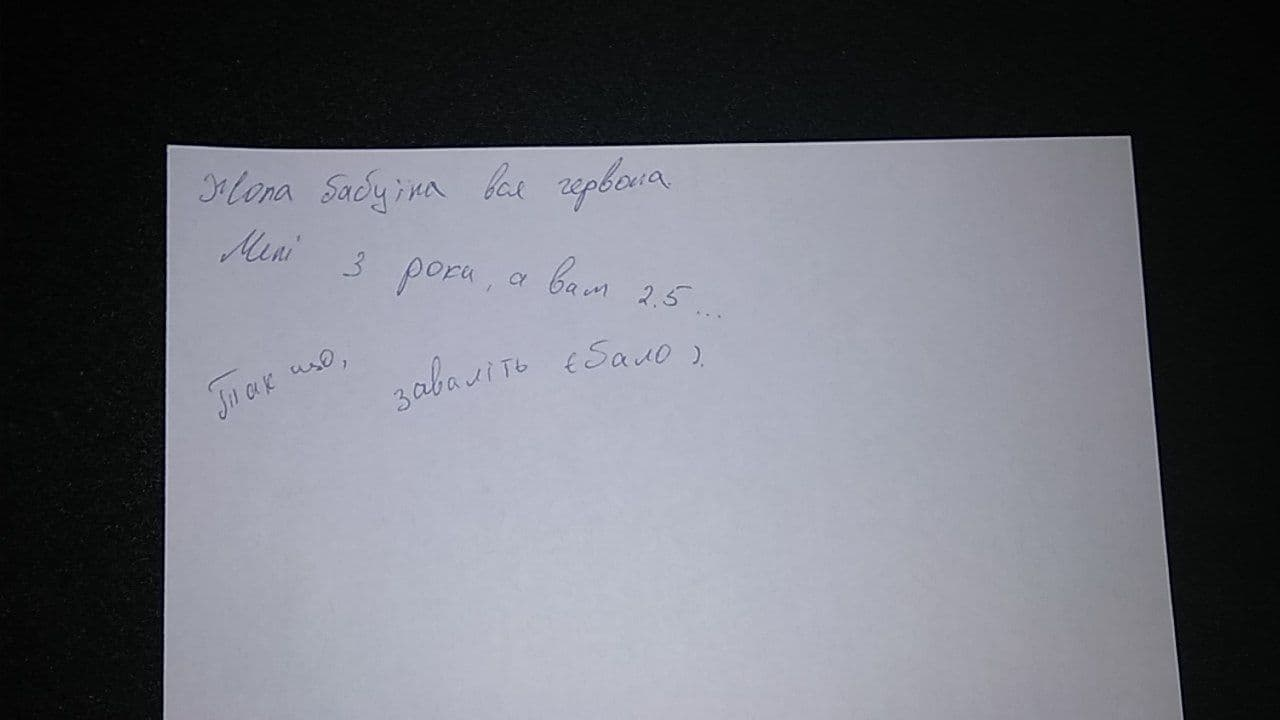
#> input picture test1.jpg, 1280 x 720 px
$ python -i RetouchNSplitImg.py   (imports and definitions only)
#> lines starting #> are read from the running program, lines starting #| are printed output that depends on the picture; after the words box and inside, x2 and y2 are one past the last pixel; in counts of white or black regions, pixels touching at a corner belong together
import cv2
import numpy as np
from PIL import Image
from PIL import ImageEnhance
import math


class RetouchNSplitImg:
    def __init__(self, img_name):
        self.img_name = img_name

    def sort_cnts(self, save_prefix, cnts, image):
        sorted_cnts = []
        if save_prefix == "r":
            sorted_cnts = sorted(cnts, key=lambda ctr: cv2.boundingRect(ctr)[1])
        else:
            if save_prefix == "w" or save_prefix == "s":
                sorted_cnts = sorted(cnts, key=lambda ctr: cv2.boundingRect(ctr)[0])
                ind = 0
                help_arr = []
                coef = 1.8
                if save_prefix == "s":
                    coef = 1.5
                for el in sorted_cnts:
                    if cv2.boundingRect(el)[1] > (np.size(image, 0)) / coef:
                        help_arr.append(ind)
                    ind += 1
                for i in range(len(help_arr)):
                    help_el = sorted_cnts.pop(help_arr[i] - i)
                    sorted_cnts.append(help_el)
            else:
                return cnts
        return sorted_cnts

    def divide_to(self, to_height, to_side, parent_name, save_prefix, is_symbol):
        image = Image.open(parent_name)
        image = np.array(image)
        parent_name = "img/.jpg" if parent_name == 'img/res2.jpg' else parent_name
        gray = cv2.cvtColor(image, cv2.COLOR_BGR2GRAY)
        ret, thresh = cv2.threshold(gray, 50, 255, cv2.THRESH_BINARY_INV)

        # розділяємо на контури
        kernel = np.ones((to_height, to_side), np.uint8)
        img_dilation = cv2.dilate(thresh, kernel, iterations=1)
        # cv2.imshow('dilated', img_dilation)
        # cv2.waitKey(0)

        # знайти і відсортувати контури
        cnts, hier = cv2.findContours(img_dilation.copy(), cv2.RETR_EXTERNAL, cv2.CHAIN_APPROX_SIMPLE)

        sorted_cnts = self.sort_cnts(save_prefix, cnts, image)
        row_counter = 0
        for i, ctr in enumerate(sorted_cnts):
            x, y, w, h = cv2.boundingRect(ctr)
            if (w > 10 and 10 < h) or is_symbol:
                if save_prefix == "s" and 2.6 * h < w:
                    part = int(w / h)
                    for a in range(part):
                        roi = image[y:y + h, x + math.ceil((w / part) * a):x + math.ceil((w / part) * (a + 1))]
                        roi = cv2.resize(roi, (28, 28))
                        if self.is_trash(cv2.cvtColor(roi, cv2.COLOR_BGR2GRAY)):
                            name = str(parent_name.rpartition('.')[0]) + str(save_prefix) + '{}.jpg'.format(row_counter)
                            cv2.imwrite(name, roi)
                            row_counter += 1
                else:
                    roi = image[y:y + h, x:x + w]
                    if h > 0.05 * len(image) and w > 0.05 * len(image):
                        if is_symbol:
                            roi = cv2.resize(roi, (28, 28))
                        if save_prefix in "r":
                            roi = cv2.resize(roi, (int(w*(400/h)), 400))
                        name = str(parent_name.rpartition('.')[0]) + str(save_prefix) + '{}.jpg'.format(row_counter)
                        if save_prefix == "t":
                            name = str(parent_name.rpartition('.')[0]) + '.jpg'
                            im = Image.fromarray(np.uint8(roi))
                            im.save(name, "JPEG")
                            row_counter += 1
                        else:
                            if self.is_trash(cv2.cvtColor(roi, cv2.COLOR_BGR2GRAY)):
                                cv2.imwrite(name, roi)
                                row_counter += 1
        return row_counter

    def find_all_contour(self, img_name):
        self.white_black(img_name, "img/res2.jpg", 0.85)
        img = Image.open("img/res2.jpg")
        img = np.array(img)
        img = cv2.cvtColor(img, cv2.COLOR_BGR2GRAY)
        blur = cv2.blur(img, (3, 3))
        ret, thresh = cv2.threshold(blur, 50, 255, cv2.THRESH_BINARY)
        contours, hierarchy = cv2.findContours(thresh, cv2.RETR_EXTERNAL, cv2.CHAIN_APPROX_SIMPLE)
        hull = []

        # рахуємо довжину кожного контуру
        for i in range(len(contours)):
            hull.append(cv2.convexHull(contours[i], False))

        drawing = np.zeros((thresh.shape[0], thresh.shape[1], 3), np.uint8)
        canvas = np.ones((img.shape[0], img.shape[1], 3), np.uint8) * 100

        for i in range(len(contours)):
            color_contours = (0, 255, 0)
            cv2.drawContours(drawing, contours, i, color_contours, 1, 8, hierarchy)

        # [5 lines of commented-out code are left out]
        return contours, canvas

    def rotate_n_perspective_img(self, rotrect, box, page, img_start):
        (x1, y1), (x2, y2), angle = rotrect
        if angle > 45:
            (x2, y2) = (y2, x2)
        box1 = [[0, 0], [0, y2], [x2, y2], [x2, 0]]
        box1 = self.forvard_back(box1)
        box = np.array(box, np.float32)
        box1 = np.array(box1, np.float32)
        page = self.aprox_in_array(self.find_near(page,  box), page)
        page =self.rotate_arr_page(page, [x2, 0])
        page = np.array(page, np.float32)
        matrix = cv2.getPerspectiveTransform(page, box1)
        result = cv2.warpPerspective(img_start, matrix, (int(x2), int(y2)))

        #cv2.imshow('img transform', result)
        cv2.imwrite("img/res.jpg", result)
        #cv2.waitKey(0)

    def rotate_arr_page(self, page, corner):
        min_len = 100000000
        index = 0
        for i in range(len(page)):
            if min_len > self.distance_to_point(page[i][0], page[i][1], corner[0], corner[1]):
                min_len = self.distance_to_point(page[i][0], page[i][1], corner[0], corner[1])
                index = i
        arr2 = []
        for el in page[index:4]:
            arr2.append(el)
        for el in page[0:index]:
            arr2.append(el)
        return arr2

    def how_transform(self, contours, canvas):
        font = cv2.FONT_HERSHEY_COMPLEX
        page = []
        rotrect = cv2.minAreaRect(contours[0])
        for cnt in contours:
            if cv2.arcLength(cnt, True) > 1000:
                approx = cv2.approxPolyDP(cnt, 0.012 * cv2.arcLength(cnt, True), True)
                cv2.drawContours(canvas, [approx], 0, (0, 0, 255), 5)
                n = approx.ravel()
                i = 0
                for j in n:
                    if i % 2 == 0:
                        help_arr = [n[i], n[i + 1]]
                        page.append(help_arr)
                        x = n[i]
                        y = n[i + 1]
                        string = str(x) + " " + str(y)
                        cv2.putText(canvas, string, (x, y), font, 0.5, (0, 255, 0))
                    i = i + 1
                rotrect = cv2.minAreaRect(cnt)

        # Зображення отриманого квадрату для тексту
        box = cv2.boxPoints(rotrect)
        box = np.int0(box)
        cv2.drawContours(canvas, [box], 0, (0, 255, 255), 2)
        #cv2.imshow('box', canvas)
        #cv2.waitKey(0)
        return rotrect, box, page

    def transform_img(self, img_name):
        img_start = Image.open(img_name)
        img_start = np.array(img_start)
       # cv2.imshow('img1', img_start)
        #cv2.waitKey(0)

        # Знаходимо контур листка
        contours, canvas = self.find_all_contour(img_name)

        # Проходимо всі контури та визначаємо матриці трансформації
        rotrect, box, page = self.how_transform(contours, canvas)

        # матриця переходу і трансформація
        self.rotate_n_perspective_img(rotrect, box, page, img_start)

    def brightness_n_bw_img(self):
        image = Image.open("img/res.jpg")

        # Збільшення яскравості на 20%
        new_image = ImageEnhance.Contrast(image).enhance(1.0)
        result = np.array(new_image)
        cv2.imwrite("img/res.jpg", result)

        # перетворення в чб варіант та його читання
        self.white_black("img/res.jpg", "img/res2.jpg", 0.65)
        result = Image.open("img/res2.jpg")
        result = np.array(result)
        #cv2.imshow('bw-result', result)
        #cv2.waitKey(0)
        return result

    def normalize_color_of_img(self, img_name):
        img = Image.open(img_name)
        img = np.array(img)
        img = cv2.cvtColor(img, cv2.COLOR_BGR2GRAY)
        blur = cv2.blur(img, (40, 40))
        blur = cv2.bitwise_not(blur)
        blur = np.array(blur) * 0.8
        img = self.calc_sum_color_rgb(img, blur, 0.6)
        img = cv2.cvtColor(img, cv2.COLOR_GRAY2RGB)
        cv2.imwrite("img/res.jpg", img)
       # cv2.imshow('blur', img)
       # cv2.waitKey(0)

    def calc_sum_color_rgb(self, img1, img2, black_range):
        for i in range(len(img1)):
            for j in range(len(img1[i])):
                help_color = np.copy(img1[i][j])
                if img1[i][j] >= (black_range * 255):
                    help_div = img1[i, j] + img2[i, j]
                    if help_div > 255:
                        help_div = 255
                    img1[i, j] = help_div
                else:
                    help_div = img1[i, j] + img2[i, j] * ((img1[i, j]) / (black_range * 255))
                    if help_div > 255:
                        help_div = 255
                    img1[i, j] = help_div
        return img1

    def outline_line_on_img(self, result, name):
        # читання в чб форматі і інверсія (для підсилення кольорів)
        result = 255-result
        ret, thresh = cv2.threshold(result, 50, 255, cv2.THRESH_BINARY_INV)

        # dilation
        kernel = np.ones((1, 1), np.uint8)
        img_dilation = cv2.dilate(thresh, kernel, iterations=1)
        img_dilation = 255-img_dilation
        cv2.imwrite(name, img_dilation)

    def test_img(self):
        # Вирівнювання кольору працює доволі довго :'(
        self.normalize_color_of_img(self.img_name)
#> in normalize_color_of_img, img is the input picture: PIL image 1280x720 RGB; mean R, G, B 105.8, 107.6, 115.6

        # Стандартизація зображення
        self.transform_img("img/res.jpg")
#> in find_all_contour, `contours, hierarchy = cv2.findContours(thresh, cv2.RETR_EXTERNAL, cv2...`: contours = 1 contour; box (x1, y1, x2, y2) and area: (162, 135, 1184, 720) 571620
#> the loop in find_all_contour, `for i in range(len(contours)):` made 1 pass
#> after the loop in find_all_contour, `for i in range(len(contours)):`: hull = 1 contour; box (x1, y1, x2, y2) and area: (162, 135, 1184, 720) 576138
#> the loop in find_all_contour, `for i in range(len(contours)):` made 1 pass
#> color_contours on pass 1: (0, 255, 0)
#> after the loop in find_all_contour, `for i in range(len(contours)):`:
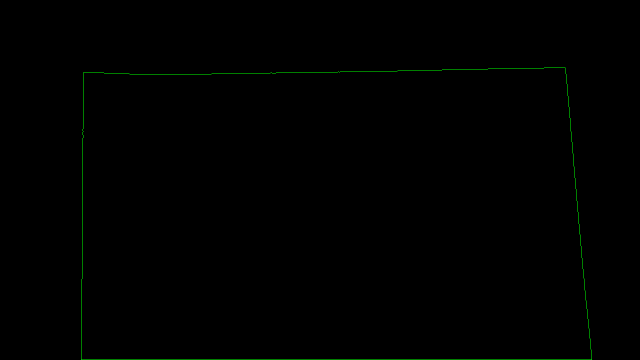
#> drawing: shape (720, 1280, 3) (shown at 1/2 size); mean of channels 0, 1, 2 0, 0.9, 0; drawn as R, G, B
#> in how_transform, `font = cv2.FONT_HERSHEY_COMPLEX`: font = 3
#> in how_transform, `rotrect = cv2.minAreaRect(contours[0])`: rotrect = ((672.5, 427), (584, 1021), -90)
#> the loop in how_transform, `for cnt in contours:` made 1 pass
#> (n, rotrect) on pass 1: ([1131, 136, 167, 144, 162, 719, 1183, 719], ((672.5, 427), (584, 1021), -90))
#> after the loop in how_transform, `for cnt in contours:`:
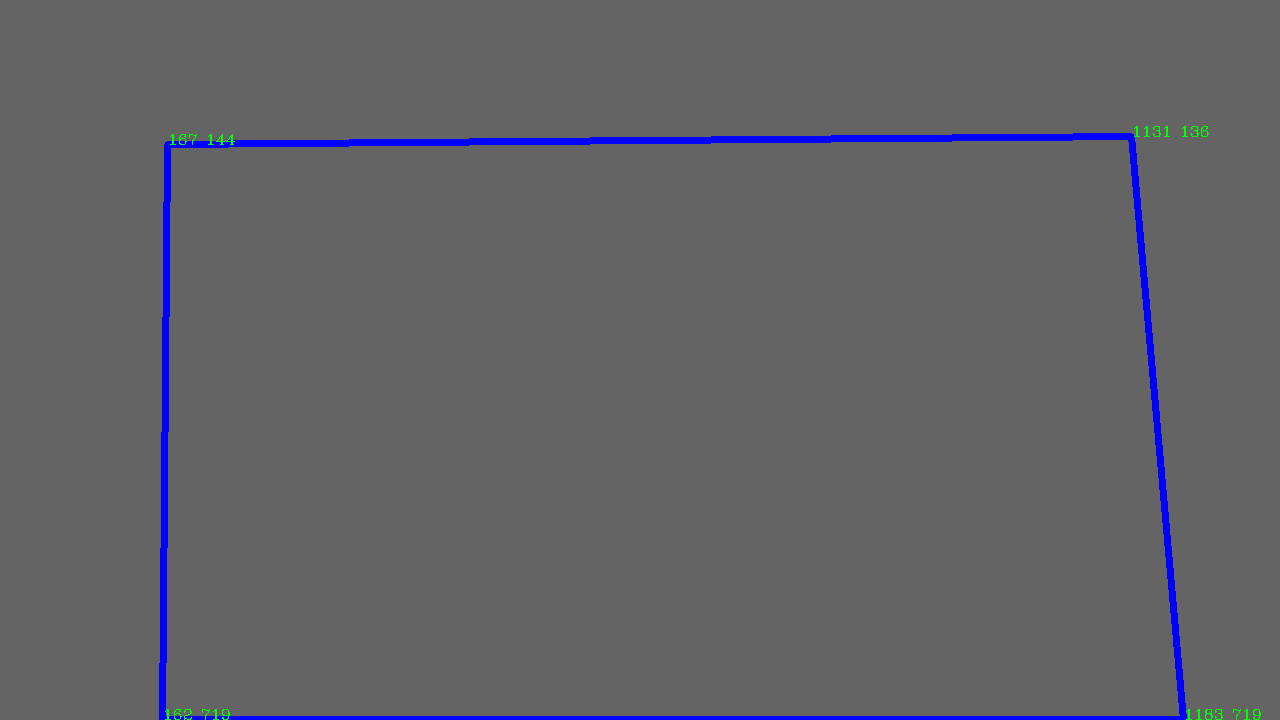
#> canvas: shape (720, 1280, 3); mean of channels 0, 1, 2 97.9, 98.1, 103.1; drawn as R, G, B
#> after the loop in how_transform, `for cnt in contours:`: page = [[1131, 136], [167, 144], [162, 719], [1183, 719]]
#> in how_transform, `box = cv2.boxPoints(rotrect)`: box = [[1183, 719], [162, 719], [162, 135], [1183, 135]]
#> in transform_img, `rotrect, box, page = self.how_transform(contours, canvas)`: rotrect = ((672.5, 427), (584, 1021), -90); box = [[1183, 719], [162, 719], [162, 135], [1183, 135]]; page = [[1131, 136], [167, 144], [162, 719], [1183, 719]]
#> in rotate_n_perspective_img, `(x1, y1), (x2, y2), angle = rotrect`: x1 = 672.5; y1 = 427; x2 = 584; y2 = 1021; angle = -90
#> in rotate_n_perspective_img, `box1 = [[0, 0], [0, y2], [x2, y2], [x2, 0]]`: box1 = [[0, 0], [0, 1021], [584, 1021], [584, 0]]
#> the loop in forvard_back, `for i in range(len(arr)):` made 4 passes
#> after the loop in forvard_back, `for i in range(len(arr)):`: arr2 = [[584, 0], [584, 1021], [0, 1021], [0, 0]]
#> in rotate_n_perspective_img, `box = np.array(box, np.float32)`: box = [[1183, 719], [162, 719], [162, 135], [1183, 135]]
#> the loop in find_near, `for i in range(len(page)):` made 4 passes
#> after the loop in find_near, `for i in range(len(page)):`: index = [3, 2, 1, 0]
#> in aprox_in_array, `max_i = 100000000`: max_i = 100000000
#> in aprox_in_array, `page_retouch = [[max_i, max_i], [max_i, -max_i], [-max_i, -max_i], [-m..`: page_retouch = [[100000000, 100000000], [100000000, -100000000], [-100000000, -100000000], [-100000000, 100000000]]
#> the loop in aprox_in_array, `for i in range(len(index)):` made 4 passes
#> after the loop in aprox_in_array, `for i in range(len(index)):`: page_retouch = [[1183, 719], [162, 719], [167, 144], [1131, 136]]
#> the loop in rotate_arr_page, `for i in range(len(page)):` made 4 passes
#> min_len on passes 1 to 3: 935.8, 833.7, 441.2
#> after the loop in rotate_arr_page, `for i in range(len(page)):`: index = 2; min_len = 441.2
#> in rotate_arr_page, `arr2 = []`: arr2 = []
#> the loop in rotate_arr_page, `for el in page[index:4]:` made 2 passes
#> after the loop in rotate_arr_page, `for el in page[index:4]:`: arr2 = [[167, 144], [1131, 136]]
#> the loop in rotate_arr_page, `for el in page[0:index]:` made 2 passes
#> after the loop in rotate_arr_page, `for el in page[0:index]:`: arr2 = [[167, 144], [1131, 136], [1183, 719], [162, 719]]
#> in rotate_n_perspective_img, `matrix = cv2.getPerspectiveTransform(page, box1)`: matrix = [[-9.61e-17, -1.03, 743], [1.09, 0.0095, -183.9], [1.55e-05, 0.000103, 1]]
        self.transform_img("img/res.jpg")
#> call 2 of find_all_contour, with img_name = 'img/res.jpg'
#> in find_all_contour (call 2), `contours, hierarchy = cv2.findContours(thresh, cv2.RETR_EXTERNAL, cv2...`: contours = 1 contour; box (x1, y1, x2, y2) and area: (0, 0, 584, 1021) 592163
#> the loop in find_all_contour (call 2), `for i in range(len(contours)):` made 1 pass
#> after the loop in find_all_contour (call 2), `for i in range(len(contours)):`: hull = [[[583, 0], [583, 1020], [0, 1020], [0, 0]]]
#> the loop in find_all_contour (call 2), `for i in range(len(contours)):` made 1 pass
#> after the loop in find_all_contour (call 2), `for i in range(len(contours)):`:
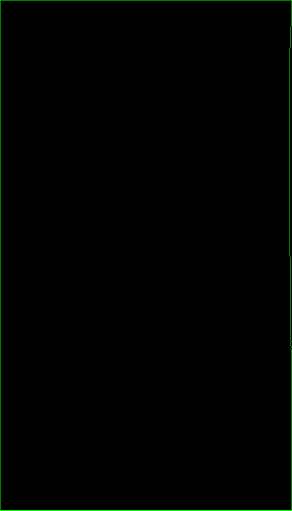
#> drawing: shape (1021, 584, 3) (shown at 1/2 size); mean of channels 0, 1, 2 0, 1.4, 0; drawn as R, G, B
#> in how_transform (call 2), `rotrect = cv2.minAreaRect(contours[0])`: rotrect = ((291.5, 510), (1020, 583), -90)
#> the loop in how_transform (call 2), `for cnt in contours:` made 1 pass
#> (n, rotrect) on pass 1: ([0, 0, 0, 1020, 583, 1020, 583, 0], ((291.5, 510), (1020, 583), -90))
#> after the loop in how_transform (call 2), `for cnt in contours:`:
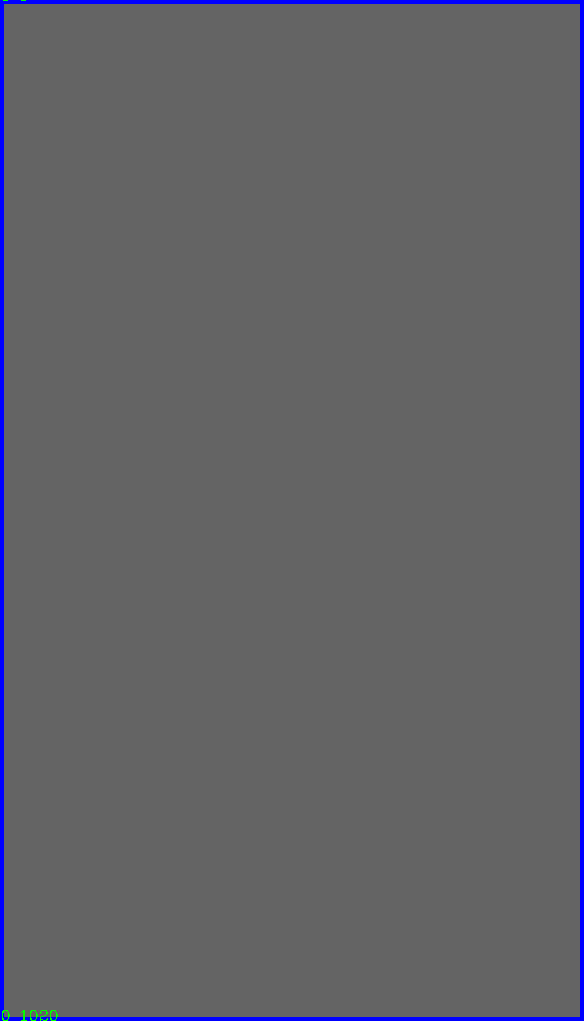
#> canvas: shape (1021, 584, 3); mean of channels 0, 1, 2 97.8, 97.9, 103.3; drawn as R, G, B
#> after the loop in how_transform (call 2), `for cnt in contours:`: page = [[0, 0], [0, 1020], [583, 1020], [583, 0]]
#> in how_transform (call 2), `box = cv2.boxPoints(rotrect)`: box = [[583, 1020], [-3.12e-14, 1020], [0, 0], [583, 0]]
#> in how_transform (call 2), `box = np.int0(box)`: box = [[583, 1020], [0, 1020], [0, 0], [583, 0]]
#> the loop in forvard_back (call 2), `for i in range(len(arr)):` made 4 passes
#> the loop in find_near (call 2), `for i in range(len(page)):` made 4 passes
#> the loop in aprox_in_array (call 2), `for i in range(len(index)):` made 4 passes
#> the loop in rotate_arr_page (call 2), `for i in range(len(page)):` made 4 passes
#> min_len on passes 1, 3, 4: 1109.7, 1020, 437
#> the loop in rotate_arr_page (call 2), `for el in page[index:4]:` made 1 pass
#> the loop in rotate_arr_page (call 2), `for el in page[0:index]:` made 3 passes

        # висвітлення фону паперу, прибирання малих косяків
        result = self.brightness_n_bw_img()
#> call 3 of white_black, with source_name = 'img/res.jpg', result_name = 'img/res2.jpg', brightness = 0.65
#> after the loop in white_black (call 3), `for x in range(source.size[0]):`:
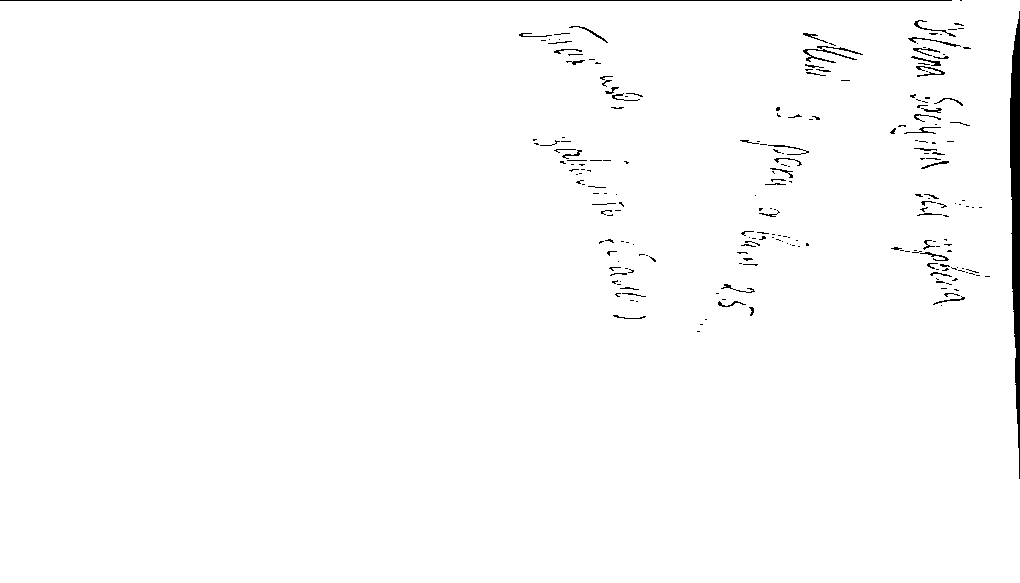
#> result: PIL image 1020x583 RGB; 98.7% white; 229 black regions (160 under 20 px), largest, box (x1, y1, x2, y2) and area: (1010, 11, 1020, 479) 3004, (0, 0, 952, 1) 952, (803, 49, 857, 63) 162

        # підведення ліній
        result = 255 - result
#> result: shape (583, 1020, 3)
#> (the rest of the program and of its run is left out)
